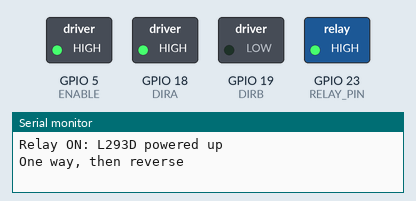
Simulated run of this sketch. Board: ESP32. Shown: switched loads named in the sketch (green lamp = pin HIGH), the last lines printed to the serial monitor.

Above: at 0.3 s.
At 4.1 s:
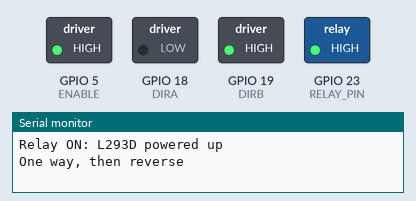
At 9.0 s:
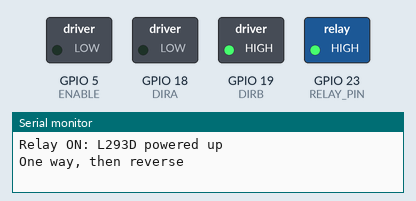
At 16.8 s:
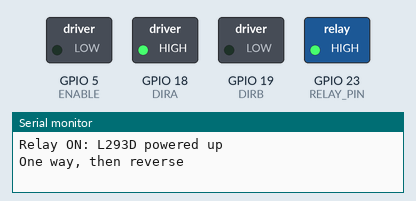
At 23.5 s:
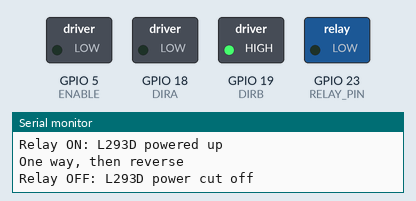
Timing chart, 0 to 33.8 s (numbered marks = the images above):
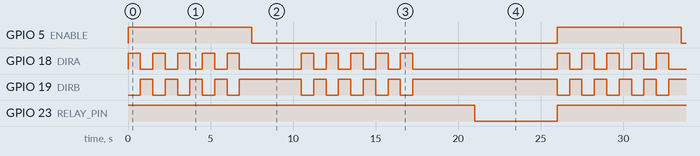

Measured:
- by itself, GPIO 5 (ENABLE): alternates HIGH for 7.5 s and LOW for 18.5 s
- by itself, GPIO 23 (RELAY_PIN): alternates HIGH for 21.0 s and LOW for 5.0 s
- by itself, GPIO 18 (DIRA): repeats every 26.0 s: 4 × (LOW 0.75 s, HIGH 0.75 s), LOW 3.8 s, 4 × (HIGH 0.75 s, LOW 0.75 s), HIGH 0.75 s, LOW 8.8 s, HIGH 0.75 s
- by itself, GPIO 19 (DIRB): repeats every 26.0 s: 3 × (LOW 0.75 s, HIGH 0.75 s), LOW 0.75 s, HIGH 3.8 s, 4 × (LOW 0.75 s, HIGH 0.75 s), LOW 0.75 s, HIGH 8.8 s, LOW 0.75 s, HIGH 0.75 s

The sketch:

Relay.ino
```cpp
//www.elegoo.com
//2016.12.12

/************************
Exercise the motor using
the L293D chip
************************/

#define ENABLE 5
#define DIRA 18
#define DIRB 19
#define RELAY_PIN 23  // 重命名为RELAY_PIN，更直观体现继电器控制功能（原RE）

int i;

void setup() {
  //---set pin direction
  pinMode(ENABLE,OUTPUT);
  pinMode(DIRA,OUTPUT);
  pinMode(DIRB,OUTPUT);
  pinMode(RELAY_PIN,OUTPUT);
  Serial.begin(9600);
}

void loop() {

    digitalWrite(RELAY_PIN,HIGH);
    Serial.println("Relay ON: L293D powered up");

//---back and forth example
    Serial.println("One way, then reverse");
    digitalWrite(ENABLE,HIGH); // enable on
    for (i=0;i<5;i++) {
    digitalWrite(DIRA,HIGH); //one way
    digitalWrite(DIRB,LOW);
    delay(750);
    digitalWrite(DIRA,LOW);  //reverse
    digitalWrite(DIRB,HIGH);
    delay(750);
  }
  digitalWrite(ENABLE,LOW); // disable
  delay(3000);

  // 再次执行电机正反转（L293D保持上电状态）
  for (i=0;i<5;i++) {
    digitalWrite(DIRA,HIGH); //one way
    digitalWrite(DIRB,LOW);
    delay(750);
    digitalWrite(DIRA,LOW);  //reverse
    digitalWrite(DIRB,HIGH);
    delay(750);
  }
  digitalWrite(ENABLE,LOW); // disable
  delay(3000);

  // 2. 继电器释放：切断L293D 16脚供电（L293D断电休眠）
  digitalWrite(RELAY_PIN,LOW);
  Serial.println("Relay OFF: L293D power cut off"); // 新增串口提示，便于调试
  delay(5000); // 可选：增加断电休眠时间，再进入下一轮循环
}
```
